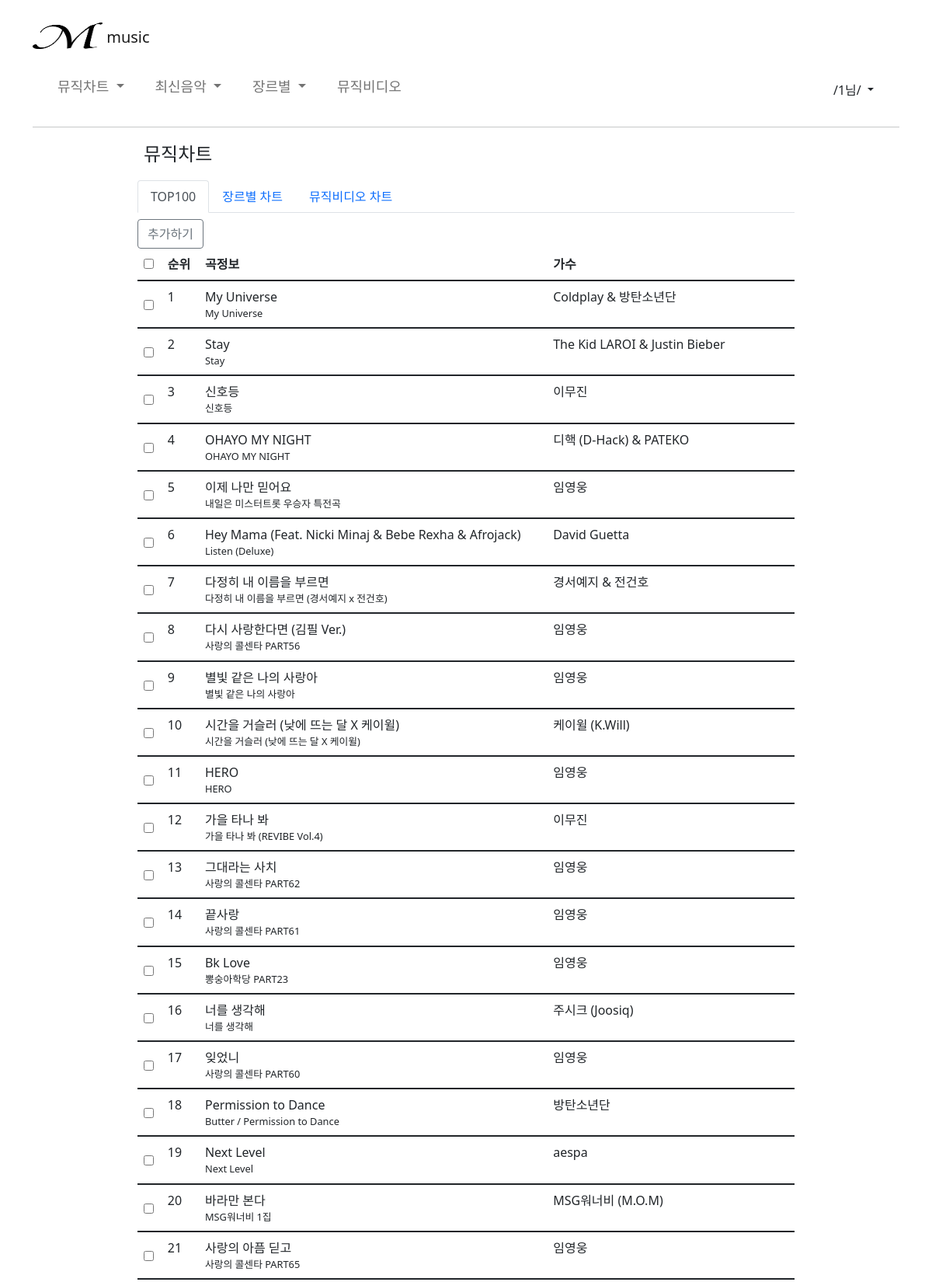
Screenshot of /ssac/chart_top (signed in, upper part) with the database file from the repository.
### member/models.py (models this page shows, shortened)
class Top100(models.Model):
    name = models.CharField(max_length=50)
    singer = models.CharField(max_length=50, null=True)
    album = models.CharField(max_length=50, null=True)

### member/views.py (the view)
# urls.py: path('chart_top', views.chart_top),
def chart_top (req) :
  if req.session.get('userid'):
    chart_100 = Top100.objects.all().order_by('pk')
    page = int(req.GET.get('page', '1')) #GET 방식으로 정보를 받아오는 데이터
    paginator = Paginator(chart_100, 50) #Paginator(분할된 객체, 페이지 당 담길 객체수)
    page_obj = paginator.get_page(page) #페이지 번호를 받아 페이지를 리턴
    if req.method == "POST" :
      songs = req.POST.getlist('chkbox_elem')
      for song in songs :
        songss = Top100.objects.filter( name = song ).first()
        user = User.objects.get( userid = req.session.get('userid'))
        mylist = Mylist(
          user = user,
          song = songss
        )
        mylist.save()
      messages.success(req, '정상적으로 리스트에 추가되었습니다.')
      return render(req, 'chart_top.html', {'pam1' : req.session['userid'], 'page_obj' : page_obj})
    else:
      return render(req, 'chart_top.html', {'pam1' : req.session['userid'], 'page_obj' : page_obj})
  else:
    messages.error(req, '로그인을 먼저 해주세요.')
    return redirect('/ssac/main')

### member/templates/chart_top.html (shortened to what this page needs)
{% extends 'base2.html' %}
{% load static%}
{% block contents %}
  <div class="container container2">
    <div class="mb-3 ms-2 chart_top_text">뮤직차트</div>
    <ul class="nav nav-tabs d-flex justify-content-start" id="myTab" role="tablist">
      <li class="nav-item" role="presentation">
        <button onclick="location.href='chart_top'" class="nav-link active" id="home-tab" data-bs-toggle="tab" data-bs-target="#home" type="button" role="tab" aria-controls="home" aria-selected="true">TOP100</button>
      </li>
      <li class="nav-item" role="presentation">
        <button onclick="location.href='chart_genre'" class="nav-link" id="profile-tab" data-bs-toggle="tab" data-bs-target="#profile" type="button" role="tab" aria-controls="profile" aria-selected="false">장르별 차트</button>
      </li>
      <li class="nav-item" role="presentation">
        <button onclick="location.href='chart_video'" class="nav-link" id="contact-tab" data-bs-toggle="tab" data-bs-target="#contact" type="button" role="tab" aria-controls="contact" aria-selected="false">뮤직비디오 차트</button>
      </li>
    </ul>
    <div class="tab-content" id="myTabContent">
      <div class="tab-pane fade show active" id="contact" role="tabpanel" aria-labelledby="contact-tab">
        <table class="table table-hover">
          <thead>
            <tr>
              <th scope="col-1"><input type="checkbox" onchange="checkAll(this)"></th>
              <th scope="col-1">순위</th>
              <th scope="col-1">곡정보</th>
              <th scope="col-9">가수</th>
            </tr>
          </thead>
          <form action="" method="post">
            {% for a in page_obj %}
            <tbody>
              <tr>
                <td scope="row"><input type="checkbox" name="chkbox_elem" class="align-middle mt-3" value="{{ a.name }}"></td>
                {% if page_obj.number == 2 %}
                <td>{{ forloop.counter|add:"50" }}</td>
                {% else %}
                <td>{{ forloop.counter }}</td>
                {% endif %}
                <td>
                  <div>{{ a.name }}</div>
                  <div style="font-size : 0.8em;">{{ a.album }}</div>
                </td>
                <td>{{ a.singer }}</td>
              </tr>
            </tbody>
            {% endfor %}
            <button class="btn btn-outline-secondary mt-2 " type="submit">추가하기</button>
          </form>
        </table>
      </div>
    </div>
{% endblock %}

### templates/base2.html (style rules this page uses)
body { background-color: white; }
.chart_top_text { font-size: 1.5em; }
@media (min-width: 1000px) { .container2 { max-width: 870px; } }

### member/templates/chart_top.html (style rules this page uses)
@media (min-width: 1000px) { .container2 { max-width: 870px; } }

### rows the page displays
Top100: name "My Universe", album "My Universe", singer "Coldplay & 방탄소년단"
Top100: name "Stay", album "Stay", singer "The Kid LAROI & Justin Bieber"
Top100: name "신호등", album "신호등", singer "이무진"
Top100: name "OHAYO MY NIGHT", album "OHAYO MY NIGHT", singer "디핵 (D-Hack) & PATEKO"
Top100: name "이제 나만 믿어요", album "내일은 미스터트롯 우승자 특전곡", singer "임영웅"
Top100: name "Hey Mama (Feat. Nicki Minaj & Bebe Rexha & Afrojack)", album "Listen (Deluxe)", singer "David Guetta"
Top100: name "다정히 내 이름을 부르면", album "다정히 내 이름을 부르면 (경서예지 x 전건호)", singer "경서예지 & 전건호"
Top100: name "다시 사랑한다면 (김필 Ver.)", album "사랑의 콜센타 PART56", singer "임영웅"
Top100: name "별빛 같은 나의 사랑아", album "별빛 같은 나의 사랑아", singer "임영웅"
Top100: name "시간을 거슬러 (낮에 뜨는 달 X 케이윌)", album "시간을 거슬러 (낮에 뜨는 달 X 케이윌)", singer "케이윌 (K.Will)"
Top100: name "HERO", album "HERO", singer "임영웅"
Top100: name "가을 타나 봐", album "가을 타나 봐 (REVIBE Vol.4)", singer "이무진"
Top100: name "그대라는 사치", album "사랑의 콜센타 PART62", singer "임영웅"
Top100: name "끝사랑", album "사랑의 콜센타 PART61", singer "임영웅"
Top100: name "Bk Love", album "뽕숭아학당 PART23", singer "임영웅"
Top100: name "너를 생각해", album "너를 생각해", singer "주시크 (Joosiq)"
Top100: name "잊었니", album "사랑의 콜센타 PART60", singer "임영웅"
Top100: name "Permission to Dance", album "Butter / Permission to Dance", singer "방탄소년단"
Top100: name "Next Level", album "Next Level", singer "aespa"
Top100: name "바라만 본다", album "MSG워너비 1집", singer "MSG워너비 (M.O.M)"
Top100: name "사랑의 아픔 딛고", album "사랑의 콜센타 PART65", singer "임영웅"

### other values shown
{{ pam1 }} "1"
